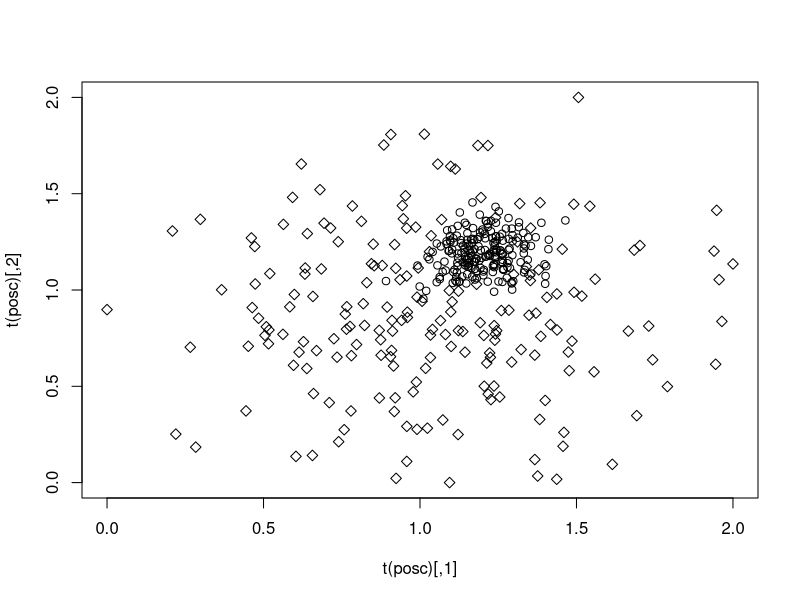

This figure's R source:
n = 200
sigma = 0.1

m_p = c(1.2, 1.2)
m_n = c(0.3, 0.3)

posc = rbind(rnorm(n, m_p[1], sigma), rnorm(n, m_p[2], sigma))
negc = rbind(rnorm(n, m_n[1], sigma), rnorm(n, m_n[2], sigma))

quartz()
plot(t(posc), pch = 1, xlim = c(0, 2), ylim = c(0, 2))
par(new = T)
plot(t(negc), pch = 5, axes = F, xlab = '', ylab = '')


